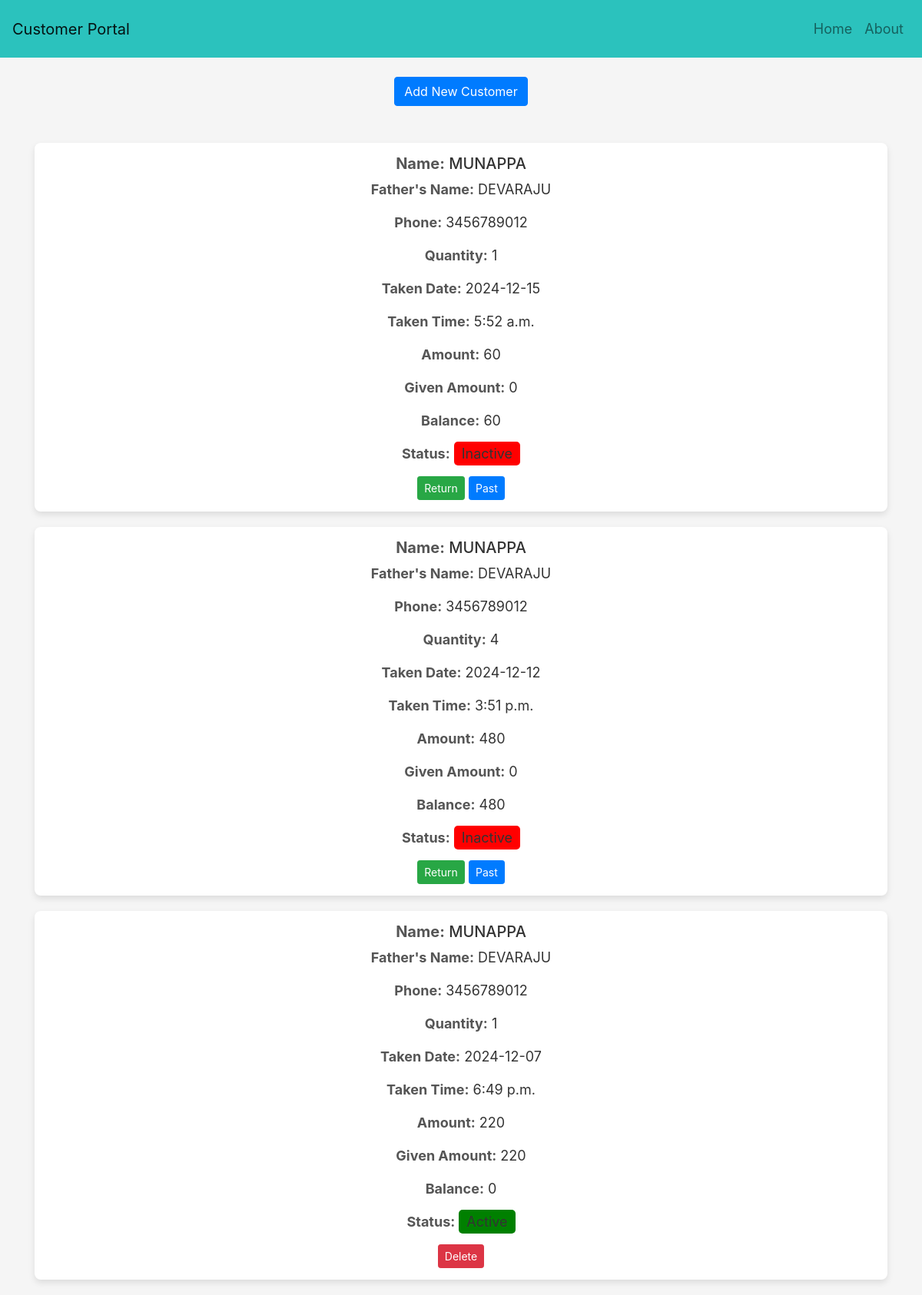
The page / on the database its author committed.
### User_Authentication/models.py (models this page shows)
class Customers(models.Model):
    Name = models.CharField(max_length=100)
    Father_Name = models.CharField(default="", max_length=100)
    Phonenumber = models.IntegerField(unique=True)

class CustomerItems(models.Model):
    Customer = models.ForeignKey(Customers, on_delete=models.CASCADE)
    Item = models.CharField(max_length=100)
    Quantity = models.IntegerField()
    Taken_Date = models.DateField()
    Taken_Time = models.TimeField()
    Status = models.BooleanField(default=False)
    Amount = models.IntegerField(default=0)
    Given_Amount = models.IntegerField(default=0)

### User_Authentication/views.py (the view)
# urls.py: path('', CustomerView.get_customers, name='all_customers'),
    @staticmethod
    def get_customers(request):
        try:
            data = get_customers_details()
            return render(request, 'Frontend/get_customers.html', {'customers': data})
        except Exception as e:
            messages.error(request, "Unable to fetch customer details. Please try again.")
            return redirect(reverse('error_page'))

### User_Authentication/templatetags/custom_filters.py (called while the page is built)
@register.filter
def toColor(status):
    return "green" if status else "red"

### Templates/Frontend/get_customers.html (shortened to what this page needs)
{% load custom_filters %}
<!doctype html>
<html lang="en">
<head>
    <link rel="stylesheet" href="https://stackpath.bootstrapcdn.com/bootstrap/4.5.2/css/bootstrap.min.css" />
</head>
<body>
    <nav class="navbar navbar-expand-lg navbar-light">
        <a class="navbar-brand" href="#">Customer Portal</a>
        <div class="collapse navbar-collapse justify-content-end" id="navbarNav">
            <ul class="navbar-nav">
                <li class="nav-item">
                    <a class="nav-link" href="#">Home</a>
                </li>
                <li class="nav-item">
                    <a class="nav-link" href="#">About</a>
                </li>
            </ul>
        </div>
    </nav>
    <div class="container">
        <a href="add_customer" class="btn btn-primary mb-4 ">Add New Customer</a>
        {% for customer in customers %}
        <div class="customer-card">
            <h5><strong>Name:</strong> {{ customer.Name }}</h5>
            <p><strong>Father's Name:</strong> {{ customer.Father_Name }}</p>
            <p><strong>Phone:</strong> {{ customer.Phonenumber }}</p>
            <p><strong>Quantity:</strong> {{ customer.Quantity }}</p>
            <p><strong>Taken Date:</strong> {{ customer.Taken_Date }}</p>
            <p><strong>Taken Time:</strong> {{ customer.Taken_Time }}</p>
            <p><strong>Amount:</strong> {{ customer.Amount }}</p>
            <p><strong>Given Amount:</strong> {{ customer.Given_Amount }}</p>
            <p><strong>Balance:</strong> {{ customer.Balance }}</p>
            <p>
                <strong>Status:</strong>
                <span style="background-color: {{ customer.Status | toColor }}; padding: 5px 10px; border-radius: 5px;">
                    {% if customer.Status %}
                        Active
                    {% else %}
                        Inactive
                    {% endif %}
                </span>
            </p>
            <div class="btn-action">
                {% if not customer.Status %}
                <a class="btn btn-success btn-sm" href="{% url 'update_customer' %}?phone={{ customer.Phonenumber }}&Taken_Date={{ customer.Taken_Date }}&Name={{ customer.Name }}&Quantity={{ customer.Quantity }}">Return</a>
                <a class="btn btn-primary btn-sm" href="{% url 'customer_details' %}?phone={{ customer.Phonenumber }}&Taken_Date={{ customer.Taken_Date }}&Name={{ customer.Name }}&Quantity={{ customer.Quantity }}">Past</a>
                {% else %}
                <a class="btn btn-danger btn-sm" href="delete?phone={{ customer.Phonenumber }}&Taken_Date={{ customer.Taken_Date }}">Delete</a>
                {% endif %}
            </div>
        </div>
        {% endfor %}
    </div>
</body>
</html>

### Templates/Frontend/get_customers.html (style rules this page uses)
body { background-color: #f5f5f5; color: #333; font-size: 18px; text-align: center; }
.navbar { background-color: #2bc2bd !important; padding: 1rem; position: fixed; top: 0; left: 0; width: 100%; z-index: 100; }
.container { padding-top: 100px; }
.customer-card { margin-bottom: 20px; padding: 15px; border-radius: 8px; background-color: white; box-shadow: 0 4px 8px rgba(0, 0, 0, 0.1); }
.customer-card strong { color: #555; }
.btn-action { margin-top: 10px; }

### rows shown on the page
Customers: Name "MUNAPPA", Father_Name "DEVARAJU", Phonenumber "3456789012", Quantity "1", Taken_Date "2024-12-15", Taken_Time "5:52 a.m.", Amount "60", Given_Amount "0", Balance "60", shows "Inactive", Quantity "4", Taken_Date "2024-12-12", Taken_Time "3:51 p.m.", Amount "480", Balance "480", Taken_Date "2024-12-07", Taken_Time "6:49 p.m.", Amount "220", Given_Amount "220", Balance "0"
